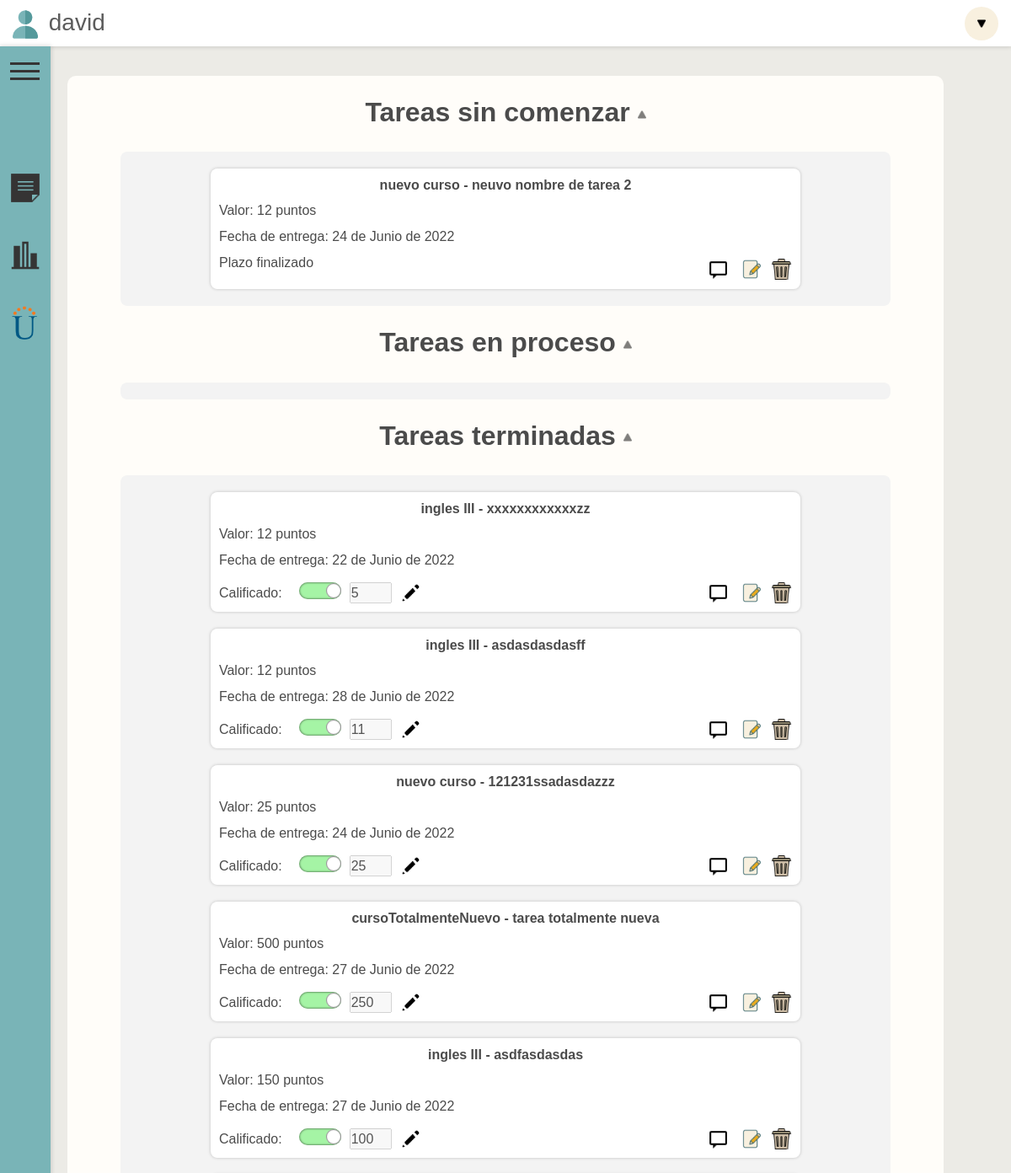
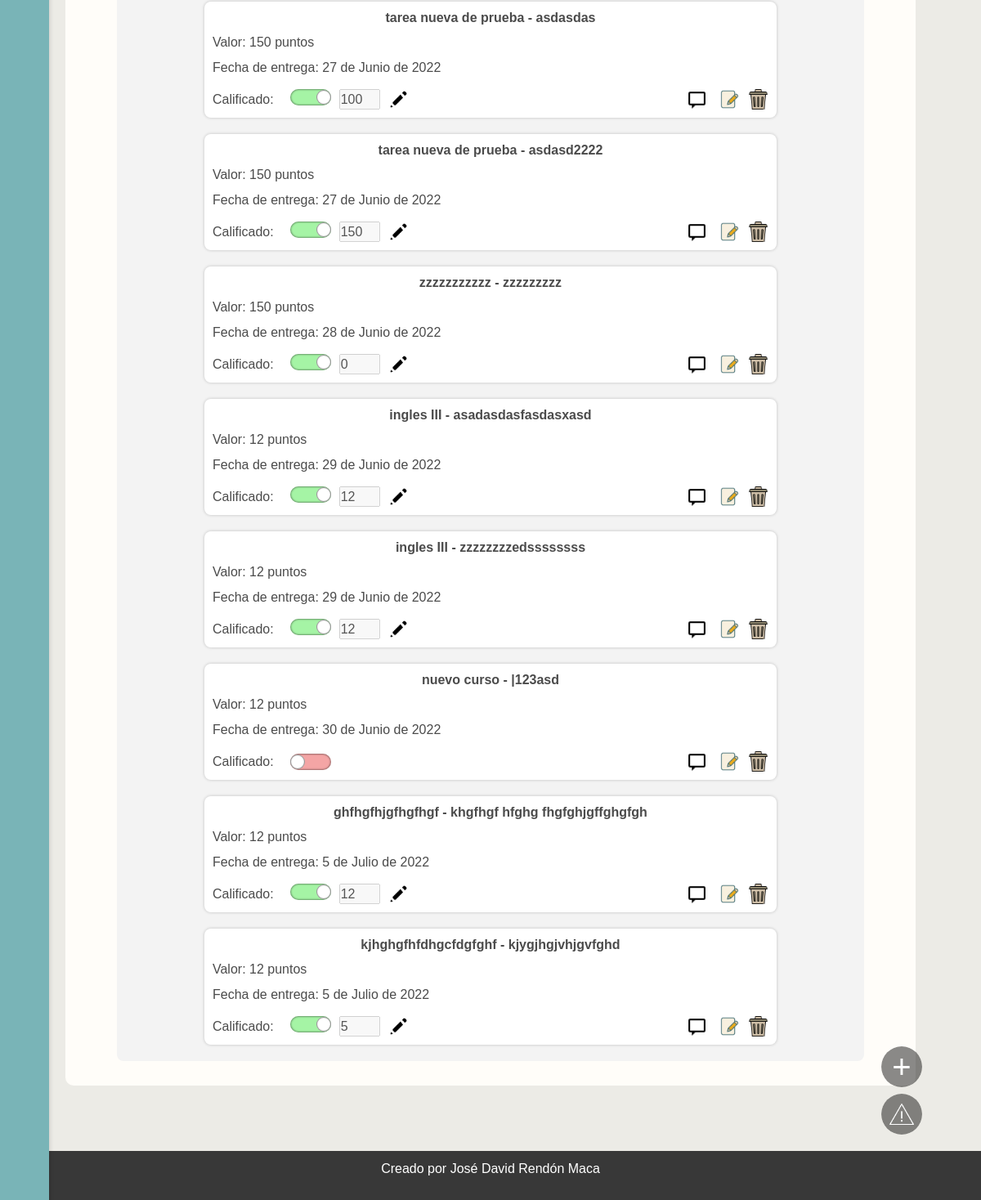
The app's page / (signed in) with its own data (2 pictures, top to bottom).
### index/models.py (models this page shows)
class CursosYTareas(models.Model):
    curso = models.CharField(max_length=100)
    tarea = models.CharField(max_length=100)
    valor = models.IntegerField()
    estado = models.CharField(max_length=100)
    entrega = models.DateField(default=django.utils.timezone.now)
    usuario = models.CharField(default='usuario', max_length=100)
    anotacion = models.TextField(default="", max_length=10000)
    calificado = models.BooleanField(default=False)
    calificacion = models.IntegerField(default=0)

### index/views.py (the view)
# urls.py: path('', inicio, name="inicio", ),
@login_required
def inicio(request):
    usuario = request.user.username
    formTareasPendientes = CursosYTareas.objects.filter(estado="espera", usuario = usuario)
    formTareasProceso = CursosYTareas.objects.filter(estado="proceso", usuario = usuario)
    formTareasTerminadas = CursosYTareas.objects.filter(estado="terminada", usuario = usuario)
    diasRestantes = []
    for tarea in formTareasPendientes:
        diaRestante= tarea.entrega - datetime.date.today()
        diasRestantes.append((tarea.id, diaRestante.days))
    diasRestantesProceso = []
    for tarea in formTareasProceso:
        diaRestante= tarea.entrega - datetime.date.today()
        diasRestantesProceso.append((tarea.id, diaRestante.days))
    data={
        'formTareasPendientes':formTareasPendientes,
        'formTareasProceso':formTareasProceso,
        'formTareasTerminadas':formTareasTerminadas,
        'diasRestantes':diasRestantes,
        'diasRestantesProceso':diasRestantesProceso,
        'formAnotaciones': formAnotaciones()
    }
    return render(request, 'index/index.html', data)

### index/forms.py
class formAnotaciones(forms.ModelForm):
    class Meta:
        model = CursosYTareas
        fields=['curso', 'tarea', 'valor', 'estado', 'entrega', 'anotacion']
        widgets = {
            'anotacion':forms.Textarea(),
        }
    def __init__(self, *args, **kwargs):
        super(self.__class__, self).__init__(*args, **kwargs)
        self.fields['curso'].required = False
        self.fields['tarea'].required = False
        self.fields['valor'].required = False
        self.fields['estado'].required = False
        self.fields['entrega'].required = False

### index/templates/index/index.html (shortened to what this page needs)
{% extends 'index/base.html' %}
{% load static %}
{% block content %}
{% load widget_tweaks %}
<head>
    <link rel="stylesheet" href="{% static 'css/index.css' %}">
</head>
<div id="contenedor-pagina">
    <br><h2><strong onclick="colapsarContenedorTarea('Contenedor-Comenzar', 'titulo-comenzar-tarea', 'titulo-icon-comenzar')" class="titulo" id="titulo-comenzar-tarea" >Tareas sin comenzar <img class="titulo-icon" id="titulo-icon-comenzar" src="{%  static 'icons/icon-dropdown.png'  %}" alt=""></strong></h2>
    <div class="contenedor-contenedores " id="Contenedor-Comenzar">
            {% for tarea in formTareasPendientes %}
            <div class="contenedor-tarea" id="contenedor-tarea-{{tarea.id}}">
                <div class="contenedor-curso-tarea">
                    <p  class="separacion"><strong>{{ tarea.curso }} - {{ tarea.tarea }}</strong></p>
                </div>
                <div>
                    <p >Valor: {{tarea.valor}} puntos</p>
                    <p class="separacion">Fecha de entrega: {{tarea.entrega}}</p>
                    <div class="contenedor-dias-botones">
                        {% for dias in diasRestantes %}
                            {% if dias.0 == tarea.id %}
                                {% if dias.1 < 0 %}
                                    <p>Plazo finalizado</p>
                                {% else %}
                                    <p>{{ dias.1 }} Dias restantes</p>
                                {% endif %}
                            {% endif %}
                        {% endfor %}
                        <div class="botones">
                            <div class="boton-icon-mensaje" onclick="scriptBackground('{{tarea.id}}')">
                                <a id="mensaje-{{tarea.id}}">
                                    <img class="botones-img" src="{% static 'icons/icon-topic.png' %}" alt="">
                                </a>
                            </div>
                            <div class="boton-icon-editar">
                                <a href="{%  url 'editarTarea' tarea.id %}">
                                    <img class="botones-img" src="{% static 'icons/icon-edit.png' %}" alt="">
                                </a>
                            </div><br> <br>
                            <div>
                                <a href="{%  url 'borrarCurso' tarea.id %}">
                                    <img class="botones-img" src="{% static 'icons/icon-borrar.png' %}" alt="">
                                </a>
                            </div><br> <br>
                        </div>
                    </div>
                </div>
            </div>
            {% endfor %}
    </div>
    <br><h2><strong class="titulo" onclick="colapsarContenedorTarea('Contenedor-Proceso', 'titulo-proceso-tarea', 'titulo-icon-proceso')" id="titulo-proceso-tarea">Tareas en proceso <img class="titulo-icon" id="titulo-icon-proceso" src="{%  static 'icons/icon-dropdown.png'  %}" alt=""></strong></h2>
    <div class="contenedor-contenedores" id="Contenedor-Proceso">
    </div>
    <br><h2><strong onclick="colapsarContenedorTarea('Contenedor-Terminado', 'titulo-terminado-tarea', 'titulo-icon-terminado')" id="titulo-terminado-tarea" class="titulo">Tareas terminadas <img class="titulo-icon" id="titulo-icon-terminado" src="{%  static 'icons/icon-dropdown.png'  %}" alt=""></strong></h2>
       <div class="contenedor-contenedores" id="Contenedor-Terminado" style="margin-bottom: 30px;">
               {% for tarea in formTareasTerminadas %}
                <div class="contenedor-tarea" id="contenedor-tarea-{{tarea.id}}">
                       <div class="contenedor-curso-tarea">
                           <p  class="separacion"><strong>{{ tarea.curso }} - {{ tarea.tarea }}</strong></p>
                       </div>
                       <div>
                           <p >Valor: {{tarea.valor}} puntos</p>
                           <p class="separacion">Fecha de entrega: {{tarea.entrega}}</p>
                           <div class="contenedor-dias-botones contenedor-dias-botones-termionada">
                                <div class="boton-agregar-calificacion" >
                                        <p>Calificado:</p>
                                        <div class="input-checker">
                                            <div class="selector-calificacion clickable" id="selector-{{tarea.id}}" onclick="clickBtnCalificado('{{tarea.id}}')">
                                                <div class="boton-interior" id="boton-interior-{{tarea.id}}">
                                                </div>
                                            </div>
                                            <form action="/editarCalificado/" method="POST">
                                                <div class="contenedor-numero-ok">
                                                    <div class="lineal" >
                                                        <input type="number" min="0" max="{{tarea.valor}}" id="insertar-nota-{{tarea.id}}" value="{{tarea.calificacion}}"  name="calif-tarea" disabled>
                                                        <div onclick="editarCalificacion('{{tarea.id}}')" style="display: none;" id="boton-edit-calif-{{tarea.id}}"><img src="{% static 'icons/icon-pencil.png' %}" alt="" class="botones-img clickable"></div>
                                                    </div>
                                                </div>
                                            </form>
                                        </div>
                                </div>
                                <div class="botones">
                                    <div class="boton-icon-mensaje" onclick="scriptBackground('{{tarea.id}}')">
                                        <a id="mensaje-{{tarea.id}}">
                                            <img class="botones-img" src="{% static 'icons/icon-topic.png' %}" alt="">
                                        </a>
                                    </div>
                                    <div class="boton-icon-editar">
                                        <a href="{%  url 'editarTarea' tarea.id %}">
                                            <img class="botones-img" src="{% static 'icons/icon-edit.png' %}" alt="">
                                        </a>
                                    </div><br> <br>
                                    <div>
                                        <a href="{%  url 'borrarCurso' tarea.id %}">
                                            <img class="botones-img" src="{% static 'icons/icon-borrar.png' %}" alt="">
                                        </a>
                                    </div><br> <br>
                                </div>
                            </div>
                        </div>
                    </div>
               {% endfor %}
       </div>
<div id="botones">
    <div class="boton-desplegar boton-desplegar-agregar">
        <a class="sin-decoracion" href="{% url 'agregarTarea' %}" >
            <div style="display: flex;">
                <div id="icon-agregar">
                    <p> + </p>
                </div>
            </div>
        </a>
    </div>
    <div class="boton-desplegar boton-desplegar-reporte">
        <a class="sin-decoracion" href="#abrir-reportes">
            <div style="display: flex; width: 180px;">
                <div class="img-bugs">
                    <img src="{% static 'icons/icon-bug.png' %}" style="width: 30px; height: 30px;" alt="">
                </div>
            </div>
        </a>
    </div>
</div>
</div>
{% endblock content %}

### index/templates/index/base.html (shortened to what this page needs)
{% load static %}
<!DOCTYPE html>
<html lang="en">
    <head>
        <link rel="stylesheet" href="{% static 'css/base.css' %}">
        <link href="https://cdn.jsdelivr.net/npm/bootstrap@5.2.0-beta1/dist/css/bootstrap.min.css" rel="stylesheet">
    </head>
    <body >
    <header id="aber">
        <div class="menu" style="position: fixed;">
            <label for="checkbox_toggle" class="button-menu" style="margin-left: 12px; margin-top: 40px; position: fixed; z-index: 100;">
                <span></span>
                <span></span>
                <span></span>
            </label>
            <div id="barra-lateral" >
                <a href="{% url 'inicio' %}" style="text-decoration: none;">
                    <div class="contenedor-barra" title="Tareas">
                        <div class="item-imagen">
                            <img src="{% static 'icons/icon-nota.png' %}" alt="" >
                        </div>
                    </div>
                </a>
                <a href="{% url 'dashboard' %}" style="text-decoration: none;">
                    <div class="contenedor-barra" title="Dashboard">
                        <div class="item-imagen">
                            <img src="{% static 'icons/icon-dashboard.png' %}" alt="">
                        </div>
                    </div>
                </a>
                <a href="https://campus0c.unad.edu.co/campus"target="_blank" style="text-decoration: none;">
                    <div class="contenedor-barra" title="Campus UNAD">
                        <div class="item-imagen">
                            <img src="{% static 'icons/icon-unad.png' %}">
                        </div>
                    </div>
                </a>
           </div>
        </div>
        <div style="display:flex; flex-direction: row; align-items: center; font-size: 28px; margin-left: 10px;">
            <div style="color: rgb(92, 92, 92);">
                <img style="width: 40px;" src="{% static 'icons/icon-user.png' %}" alt="">
                {{user}}
            </div>
        </div>
        <div class="dropdown" id="menu-usuario">
            <a href="#" class="btn  " id="dropdownMenuLink" data-bs-toggle="dropdown"><img src="{% static 'icons/icon-dropdown.png' %}" alt=""></a>
        </div>
    </header>
    <div style="display:flex; justify-content: center; padding-top: 90px; min-height: 100vh;">
        <div class="contenido container-sm" style=" margin-bottom: 40px;">
            {% block content %}
            {% endblock %}
        </div>
    </div>
    <footer>
        <p>Creado por José David Rendón Maca</p>
    </footer>
</body>
</html>

### TareasUnivProyecto/static/css/base.css (style rules this page uses)
* { margin: 0px; padding: 0px; font-family: Arial, Helvetica, sans-serif; }
html { min-height: 100%; }
header { background-color: #ffffff; height: 55px; display: flex; align-items: center; justify-content: space-between; margin-bottom: 40px; box-shadow: 0px 0px 5px 1px rgba(0, 0, 0, 0.137); position: fixed; z-index: 100; width: 100%; }
body { background-color: #ecebe6 !important; min-height: 100%; }
#dropdownMenuLink { display: flex; justify-content: center; align-items: center; background-color: #F8F0DF !important; border: none; appearance: none; border-radius: 50%; width: 40px; height: 40px; }
#dropdownMenuLink img { width: 10px; }
.dropdown { right: 15px; }
#barra-lateral { top: 55px; position: fixed; height: 100%; width: 60px; background-color: #79b4b7; transition: 0.5s; display: flex; flex-direction: column; padding-top: 16vh; box-shadow: 0px 0px 5px 1px rgba(0, 0, 0, 0.137); z-index: 99; }
.item-imagen img { width: 40px; margin-left: 10px; transition: 0.3s; }
.item-imagen { position: absolute; }
.contenedor-barra { height: 80px; display: flex; flex-direction: row; align-items: center; }
.contenido { max-width: 1000px; background-color: #fffdf9; border-radius: 10px; display: flex; justify-content: center; margin-left: 80px !important; margin-right: 80px !important; animation-name: iniciar; animation-duration: 0.5s; }
.menu label span { height: 3px; width: 100%; background: #353434; display: inline-block; transition: all 0.5s cubic-bezier(.62,.43,.35,1.47); }
.menu label { width: 35px; height: 35px; cursor: pointer; transition: all 0.2s ease-in; margin-top: 8px; line-height: 8px; text-align: left; z-index: 201; }
footer { display: flex; width: 100%; z-index: 100; background-color: #383838; height: 60px; color: white; margin-top: 40px !important; bottom: 0px; justify-content: center; align-items: center; }
.boton-desplegar { transition: 0.3s; width: 50px; height: 50px; overflow: hidden; background-color: rgba(0, 0, 0, 0.247); border-radius: 30px; }
.sin-decoracion { text-decoration: none; color: white; }
#botones { position: fixed; bottom: 80px; right: 6%; display: flex; flex-direction: column; align-items:flex-end; gap: 8px; }
.img-bugs { width: 50px; height: 50px; background-color: rgba(0, 0, 0, 0.281); border-radius: 50%; display: flex; justify-content: center; align-items: center; flex-shrink: 0; }
.botones { display: flex; flex-direction: row; justify-content: right; flex-grow: 1; }
.botones-img { width: 25px; height: 25px; cursor:pointer; }

### records on screen
CursosYTareas: curso "nuevo curso", tarea "neuvo nombre de tarea 2", valor "12", entrega "24 de Junio de 2022"
CursosYTareas: curso "ingles III", tarea "xxxxxxxxxxxxzz", valor "12", entrega "22 de Junio de 2022", calif-tarea "5"
CursosYTareas: curso "ingles III", tarea "asdasdasdasff", valor "12", entrega "28 de Junio de 2022", calif-tarea "11"
CursosYTareas: curso "nuevo curso", tarea "121231ssadasdazzz", valor "25", entrega "24 de Junio de 2022", calif-tarea "25"
CursosYTareas: curso "cursoTotalmenteNuevo", tarea "tarea totalmente nueva", valor "500", entrega "27 de Junio de 2022", calif-tarea "250"
CursosYTareas: curso "ingles III", tarea "asdfasdasdas", valor "150", entrega "27 de Junio de 2022", calif-tarea "100"
CursosYTareas: curso "tarea nueva de prueba", tarea "asdasdas", valor "150", entrega "27 de Junio de 2022", calif-tarea "100"
CursosYTareas: curso "tarea nueva de prueba", tarea "asdasd2222", valor "150", entrega "27 de Junio de 2022", calif-tarea "150"
CursosYTareas: curso "zzzzzzzzzzz", tarea "zzzzzzzzz", valor "150", entrega "28 de Junio de 2022", calif-tarea "0"
CursosYTareas: curso "ingles III", tarea "asadasdasfasdasxasd", valor "12", entrega "29 de Junio de 2022", calif-tarea "12"
CursosYTareas: curso "ingles III", tarea "zzzzzzzzedssssssss", valor "12", entrega "29 de Junio de 2022", calif-tarea "12"
CursosYTareas: curso "nuevo curso", tarea "|123asd", valor "12", entrega "30 de Junio de 2022"
CursosYTareas: curso "ghfhgfhjgfhgfhgf", tarea "khgfhgf hfghg fhgfghjgffghgfgh", valor "12", entrega "5 de Julio de 2022", calif-tarea "12"
CursosYTareas: curso "kjhghgfhfdhgcfdgfghf", tarea "kjygjhgjvhjgvfghd", valor "12", entrega "5 de Julio de 2022", calif-tarea "5"

### other values on screen
{{ user }} "david"
